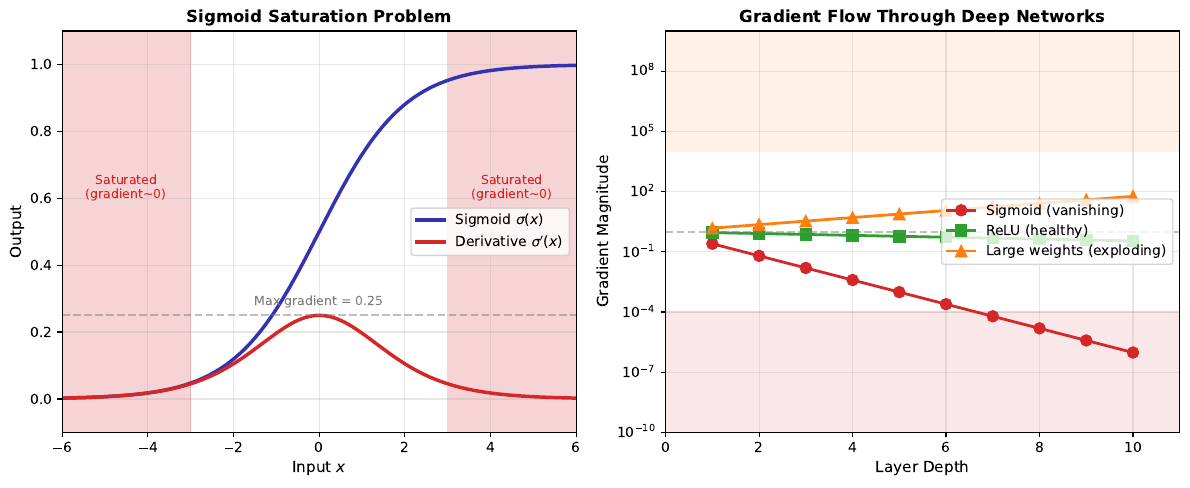

Write Python code to recreate this figure.
CHART_METADATA = {
    'title': 'Vanishing Gradient',
    'url': 'https://github.com/QuantLet/neural-networks-introduction/tree/main/vanishing_gradient'
}

import matplotlib.pyplot as plt
import numpy as np

# Color palette
mlpurple = '#3333B2'
mlblue = '#0066CC'
mlorange = '#FF7F0E'
mlgreen = '#2CA02C'
mlred = '#D62728'
mlgray = '#7F7F7F'

fig, axes = plt.subplots(1, 2, figsize=(12, 5))

# Left: Sigmoid saturation
ax1 = axes[0]
x = np.linspace(-6, 6, 200)
sigmoid = 1 / (1 + np.exp(-x))
sigmoid_derivative = sigmoid * (1 - sigmoid)

ax1.plot(x, sigmoid, color=mlpurple, lw=2.5, label='Sigmoid $\\sigma(x)$')
ax1.plot(x, sigmoid_derivative, color=mlred, lw=2.5, label="Derivative $\\sigma'(x)$")

# Shade saturation regions
ax1.axvspan(-6, -3, alpha=0.2, color=mlred)
ax1.axvspan(3, 6, alpha=0.2, color=mlred)
ax1.text(-4.5, 0.6, 'Saturated\n(gradient~0)', ha='center', fontsize=9, color=mlred)
ax1.text(4.5, 0.6, 'Saturated\n(gradient~0)', ha='center', fontsize=9, color=mlred)

ax1.axhline(y=0.25, color=mlgray, linestyle='--', alpha=0.5)
ax1.text(0, 0.28, 'Max gradient = 0.25', ha='center', fontsize=9, color=mlgray)

ax1.set_xlabel('Input $x$', fontsize=11)
ax1.set_ylabel('Output', fontsize=11)
ax1.set_title('Sigmoid Saturation Problem', fontsize=12, fontweight='bold')
ax1.legend(loc='right')
ax1.grid(True, alpha=0.3)
ax1.set_xlim(-6, 6)
ax1.set_ylim(-0.1, 1.1)

# Right: Gradient magnitude through layers
ax2 = axes[1]
layers = np.arange(1, 11)

# Vanishing (sigmoid)
grad_sigmoid = 0.25 ** layers
ax2.semilogy(layers, grad_sigmoid, 'o-', color=mlred, lw=2, markersize=8, label='Sigmoid (vanishing)')

# Healthy (ReLU-like)
grad_relu = 0.9 ** layers
ax2.semilogy(layers, grad_relu, 's-', color=mlgreen, lw=2, markersize=8, label='ReLU (healthy)')

# Exploding
grad_explode = 1.5 ** layers
ax2.semilogy(layers, grad_explode, '^-', color=mlorange, lw=2, markersize=8, label='Large weights (exploding)')

ax2.axhline(y=1, color=mlgray, linestyle='--', alpha=0.5)
ax2.axhspan(1e-10, 1e-4, alpha=0.1, color=mlred)
ax2.axhspan(1e4, 1e10, alpha=0.1, color=mlorange)

ax2.set_xlabel('Layer Depth', fontsize=11)
ax2.set_ylabel('Gradient Magnitude', fontsize=11)
ax2.set_title('Gradient Flow Through Deep Networks', fontsize=12, fontweight='bold')
ax2.legend(loc='center right')
ax2.grid(True, alpha=0.3)
ax2.set_xlim(0, 11)
ax2.set_ylim(1e-10, 1e10)

plt.tight_layout()
plt.savefig('vanishing_gradient.pdf', bbox_inches='tight', dpi=300)
plt.savefig('vanishing_gradient.png', bbox_inches='tight', dpi=300)
plt.close()
print("Generated: vanishing_gradient.pdf")
